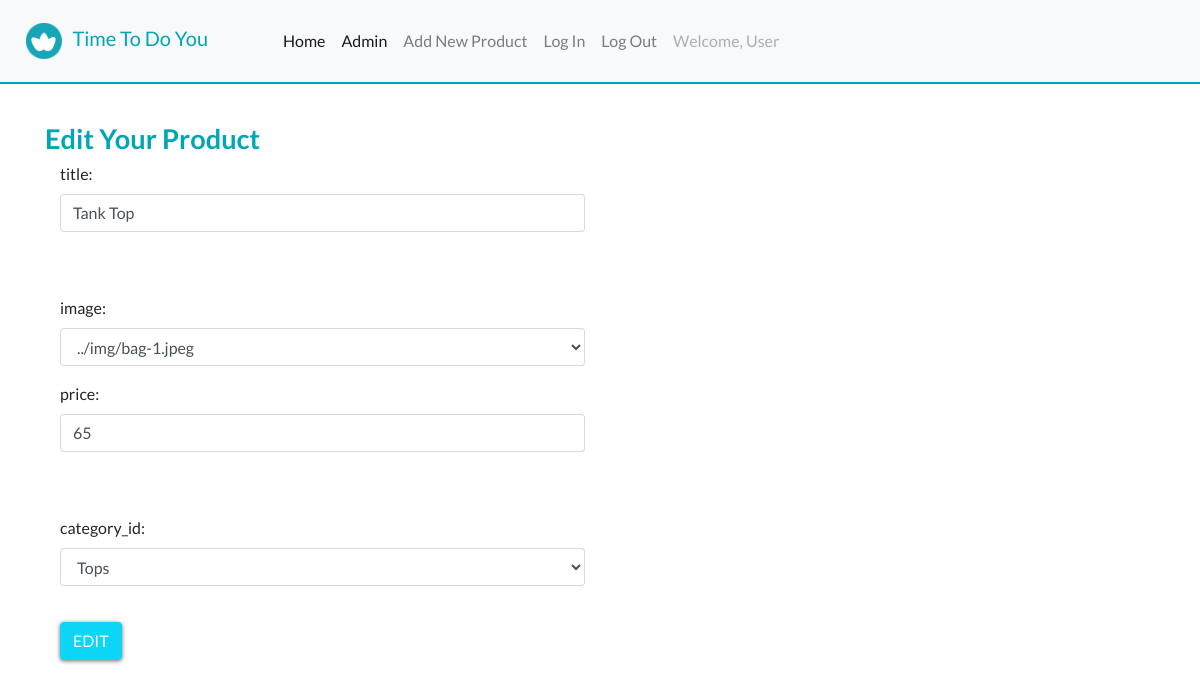
/backend/_edit.php?tb=product_tb&id=3 (signed in), run on the app's committed database.
### tables this page shows
CREATE TABLE `product_tb` (
  `product_id` int(11) NOT NULL,
  `title` varchar(20) NOT NULL,
  `image` text NOT NULL,
  `price` int(11) NOT NULL,
  `category_id` int(11) NOT NULL
);

### backend/backend_db.php (called while the page is built, shortened)
<?php
	function db_connect() {
		static $connection;
		if(!isset($connection)) {
			$configArray = parse_ini_file("../../../con/config.ini");
			$connection = mysqli_connect($configArray["host"], $configArray["username"], $configArray["password"], $configArray["database"] );
			if(!$connection) {
				return mysqli_connect_error();
			}
			else {
				return $connection;
			}
		}
		else {
			return $connection;
		}
	}
?>

### backend/_edit.php (the view, shortened to what this page needs)
<?php include 'back_header.php'?>
<body>
    <div class="container admin-container">
		<h3>Edit Your Product </h3>
		<?php
			include "backend_db.php";
			if(isset($_GET["id"])) {
				if(db_connect()) {
					$id = mysqli_real_escape_string(db_connect(), $_GET["id"]);
					$tb = mysqli_real_escape_string(db_connect(), $_GET["tb"]);
					$query = "SELECT * FROM ".$tb." WHERE product_id='".$id."'";
                    $queryResult = mysqli_query(db_connect(), $query);
					if($queryResult) {
                        echo "<div class='col-sm-12 col-md-12 col-lg-12'>";
						echo '<form class="form" action="_edit_process.php" method="POST">';
						while($rowArray = mysqli_fetch_assoc($queryResult)) {
							foreach($rowArray as $name=>$value) {
								if($name === "title" || $name === "price") {
                                    echo "<div class='form-group row'>";
                                    echo "<div class='col-sm-12 col-md-6 col-lg-6'>";
									echo '<label>'.$name.': </label><input type="text" class="form-control" name="'.$name.'" value="'.$value.'" required>
										<br><br>';
                                    echo "</div>";
                                    echo "</div>";
								}
								else if ($name === "image"){
									echo "<div class='form-group row'>";
                                    echo "<div class='col-sm-12 col-md-6 col-lg-6'>";
									echo '<label>'.$name.': </label>';
									echo "<select  class='form-control imageSelect' id='imageSelect' name='".$name."' value='".$value."'>";
										foreach(glob('../img/*[.jpg, .jpeg, .png, .PNG]') as $filename){
											echo "<option>" . $filename . "</option>";
										}
									echo "</select>";
                                    echo "</div>";
                                    echo "</div>";
                                }
                                else if( $name === "category_id"){
                                    echo "<div class='form-group row'>";
                                    echo "<div class='col-sm-12 col-md-6 col-lg-6'>";
									echo '<label>'.$name.': </label>';
                                    echo "<select  class='form-control name='".$name."' value='".$value."'>";
                                    echo "<option value='1' selected>Tops</option>";
									echo "</select>";
                                    echo "</div>";
                                    echo "</div>";
                                }
								else {
									echo '<input type="hidden" name="'.$name.'" value="'.$value.'">';
								}
							}
							echo '<input type="submit" class="btn btn-primary" value="Edit">';
						}
						echo '</form>';
                        echo"</div>";
					}
				}
			}
		?>
    </div>
	</body>
    <?php include 'back_footer.php'?>
</html>

### css/styles.css (style rules this page uses)
body { font-family: 'Lato', sans-serif; }
h3 { font-size: 1.7rem; color: #00A6B6; font-weight: 700; }
.btn-primary { color: #fff; background-color: #0dd5f5; border-color: #0dd5f5; border-radius: none; text-transform: uppercase; -webkit-box-shadow: 0px 1px 4px 0px #706c70; -moz-box-shadow: 0px 1px 4px 0px #706c70; box-shadow: 0px 1px 4px 0px #706c70; }
@media screen and (max-width: 1200px) { .btn-primary { margin-top: 20px; } }
.admin-container { margin-top: 40px; }

### data on the page
product_tb: name "title", title "Tank Top", name "image", image "../img/bag-1.jpeg", name "price", price "65", name "category_id", category "Tops"

### other printed values
$_SESSION['username'] "User"
